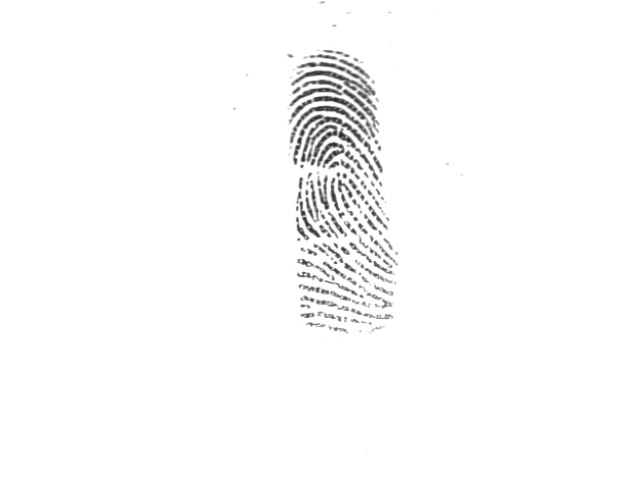
#> input picture images/train/10_2.tif, 640 x 480 px, found by its file name
$ jupyter execute --allow-errors img_only_dataloader_aug.ipynb
#> lines starting #> are read from the running program, lines starting #| are printed output that depends on the picture
### yolov5/utils/__init__.py
# YOLOv5 🚀 by Ultralytics, AGPL-3.0 license
"""
utils/initialization
"""

import contextlib
import platform
import threading


def emojis(str=''):
    # Return platform-dependent emoji-safe version of string
    return str.encode().decode('ascii', 'ignore') if platform.system() == 'Windows' else str


class TryExcept(contextlib.ContextDecorator):
    # YOLOv5 TryExcept class. Usage: @TryExcept() decorator or 'with TryExcept():' context manager
    def __init__(self, msg=''):
        self.msg = msg

    def __enter__(self):
        pass

    # [4 lines left out: function __exit__, not called in this run]


def threaded(func):
    # Multi-threads a target function and returns thread. Usage: @threaded decorator
    # [4 lines left out: function wrapper, not called in this run]

    return wrapper


# [47 lines left out: functions join_threads, notebook_init, not called in this run]

### yolov5/utils/general.py
# YOLOv5 🚀 by Ultralytics, AGPL-3.0 license
"""
General utils
"""

import contextlib
import glob
import inspect
import logging
import logging.config
import math
import os
import platform
import random
import re
import signal
import subprocess
import sys
import time
import urllib
from copy import deepcopy
from datetime import datetime
from itertools import repeat
from multiprocessing.pool import ThreadPool
from pathlib import Path
from subprocess import check_output
from tarfile import is_tarfile
from typing import Optional
from zipfile import ZipFile, is_zipfile

import cv2
import numpy as np
import pandas as pd
import pkg_resources as pkg
import torch
import torchvision
import yaml

# Import 'ultralytics' package or install if if missing
try:
    import ultralytics

    assert hasattr(ultralytics, '__version__')  # verify package is not directory
except (ImportError, AssertionError):
    os.system('pip install -U ultralytics')
    import ultralytics

from ultralytics.utils.checks import check_requirements

from utils import TryExcept, emojis
from utils.downloads import curl_download, gsutil_getsize
from utils.metrics import box_iou, fitness

FILE = Path(__file__).resolve()
ROOT = FILE.parents[1]  # YOLOv5 root directory
RANK = int(os.getenv('RANK', -1))

# Settings
NUM_THREADS = min(8, max(1, os.cpu_count() - 1))  # number of YOLOv5 multiprocessing threads
DATASETS_DIR = Path(os.getenv('YOLOv5_DATASETS_DIR', ROOT.parent / 'datasets'))  # global datasets directory
AUTOINSTALL = str(os.getenv('YOLOv5_AUTOINSTALL', True)).lower() == 'true'  # global auto-install mode
VERBOSE = str(os.getenv('YOLOv5_VERBOSE', True)).lower() == 'true'  # global verbose mode
TQDM_BAR_FORMAT = '{l_bar}{bar:10}{r_bar}'  # tqdm bar format
FONT = 'Arial.ttf'  # https://ultralytics.com/assets/Arial.ttf

torch.set_printoptions(linewidth=320, precision=5, profile='long')
#> (this line was passed over: torch is not available in this run)
np.set_printoptions(linewidth=320, formatter={'float_kind': '{:11.5g}'.format})  # format short g, %precision=5
pd.options.display.max_columns = 10
cv2.setNumThreads(0)  # prevent OpenCV from multithreading (incompatible with PyTorch DataLoader)
os.environ['NUMEXPR_MAX_THREADS'] = str(NUM_THREADS)  # NumExpr max threads
os.environ['OMP_NUM_THREADS'] = '1' if platform.system() == 'darwin' else str(NUM_THREADS)  # OpenMP (PyTorch and SciPy)
os.environ['TF_CPP_MIN_LOG_LEVEL'] = '2'  # suppress verbose TF compiler warnings in Colab


# [4 lines left out: function is_ascii, not called in this run]


def is_chinese(s='人工智能'):
    # Is string composed of any Chinese characters?
    return bool(re.search('[\u4e00-\u9fff]', str(s)))


def is_colab():
    # Is environment a Google Colab instance?
    return 'google.colab' in sys.modules


# [12 lines left out: function is_jupyter, not called in this run]


def is_kaggle():
    # Is environment a Kaggle Notebook?
    return os.environ.get('PWD') == '/kaggle/working' and os.environ.get('KAGGLE_URL_BASE') == 'https://www.kaggle.com'


# [9 lines left out: function is_docker, not called in this run]


def is_writeable(dir, test=False):
    # Return True if directory has write permissions, test opening a file with write permissions if test=True
    if not test:
        return os.access(dir, os.W_OK)  # possible issues on Windows
    file = Path(dir) / 'tmp.txt'
    try:
        with open(file, 'w'):  # open file with write permissions
            pass
        file.unlink()  # remove file
        return True
    except OSError:
        return False


LOGGING_NAME = 'yolov5'


def set_logging(name=LOGGING_NAME, verbose=True):
    # sets up logging for the given name
    rank = int(os.getenv('RANK', -1))  # rank in world for Multi-GPU trainings
    level = logging.INFO if verbose and rank in {-1, 0} else logging.ERROR
    logging.config.dictConfig({
        'version': 1,
        'disable_existing_loggers': False,
        'formatters': {
            name: {
                'format': '%(message)s'}},
        'handlers': {
            name: {
                'class': 'logging.StreamHandler',
                'formatter': name,
                'level': level, }},
        'loggers': {
            name: {
                'level': level,
                'handlers': [name],
                'propagate': False, }}})


set_logging(LOGGING_NAME)  # run before defining LOGGER
LOGGER = logging.getLogger(LOGGING_NAME)  # define globally (used in train.py, val.py, detect.py, etc.)
if platform.system() == 'Windows':
    for fn in LOGGER.info, LOGGER.warning:
        setattr(LOGGER, fn.__name__, lambda x: fn(emojis(x)))  # emoji safe logging


def user_config_dir(dir='Ultralytics', env_var='YOLOV5_CONFIG_DIR'):
    # Return path of user configuration directory. Prefer environment variable if exists. Make dir if required.
    env = os.getenv(env_var)
    if env:
        path = Path(env)  # use environment variable
    else:
        cfg = {'Windows': 'AppData/Roaming', 'Linux': '.config', 'Darwin': 'Library/Application Support'}  # 3 OS dirs
        path = Path.home() / cfg.get(platform.system(), '')  # OS-specific config dir
        path = (path if is_writeable(path) else Path('/tmp')) / dir  # GCP and AWS lambda fix, only /tmp is writeable
    path.mkdir(exist_ok=True)  # make if required
    return path


CONFIG_DIR = user_config_dir()  # Ultralytics settings dir


class Profile(contextlib.ContextDecorator):
    # YOLOv5 Profile class. Usage: @Profile() decorator or 'with Profile():' context manager
    def __init__(self, t=0.0):
        self.t = t
        self.cuda = torch.cuda.is_available()

    def __enter__(self):
        self.start = self.time()
        return self

    def __exit__(self, type, value, traceback):
        self.dt = self.time() - self.start  # delta-time
        self.t += self.dt  # accumulate dt

    # [4 lines left out: function time, not called in this run]


class Timeout(contextlib.ContextDecorator):
    # YOLOv5 Timeout class. Usage: @Timeout(seconds) decorator or 'with Timeout(seconds):' context manager
    # [4 lines left out: function __init__, not called in this run]

    def _timeout_handler(self, signum, frame):
        raise TimeoutError(self.timeout_message)

    # [10 lines left out: functions __enter__, __exit__, not called in this run]


class WorkingDirectory(contextlib.ContextDecorator):
    # Usage: @WorkingDirectory(dir) decorator or 'with WorkingDirectory(dir):' context manager
    def __init__(self, new_dir):
        self.dir = new_dir  # new dir
        self.cwd = Path.cwd().resolve()  # current dir

    def __enter__(self):
        os.chdir(self.dir)

    def __exit__(self, exc_type, exc_val, exc_tb):
        os.chdir(self.cwd)


def methods(instance):
    # Get class/instance methods
    return [f for f in dir(instance) if callable(getattr(instance, f)) and not f.startswith('__')]


# [28 lines left out: functions print_args, init_seeds, not called in this run]


def intersect_dicts(da, db, exclude=()):
    # Dictionary intersection of matching keys and shapes, omitting 'exclude' keys, using da values
    return {k: v for k, v in da.items() if k in db and all(x not in k for x in exclude) and v.shape == db[k].shape}


# [104 lines left out: functions get_default_args, get_latest_run, file_age, file_date, file_size, check_online and 3 more, not called in this run]


def check_python(minimum='3.7.0'):
    # Check current python version vs. required python version
    check_version(platform.python_version(), minimum, name='Python ', hard=True)


def check_version(current='0.0.0', minimum='0.0.0', name='version ', pinned=False, hard=False, verbose=False):
    # Check version vs. required version
    current, minimum = (pkg.parse_version(x) for x in (current, minimum))
    result = (current == minimum) if pinned else (current >= minimum)  # bool
    s = f'WARNING ⚠️ {name}{minimum} is required by YOLOv5, but {name}{current} is currently installed'  # string
    if hard:
        assert result, emojis(s)  # assert min requirements met
    if verbose and not result:
        LOGGER.warning(s)
    return result


# [37 lines left out: functions check_img_size, check_imshow, check_suffix, not called in this run]


def check_yaml(file, suffix=('.yaml', '.yml')):
    # Search/download YAML file (if necessary) and return path, checking suffix
    return check_file(file, suffix)


# [211 lines left out: functions check_file, check_font, check_dataset, check_amp, yaml_load, yaml_save and 4 more, not called in this run]


def clean_str(s):
    # Cleans a string by replacing special characters with underscore _
    return re.sub(pattern='[|@#!¡·$€%&()=?¿^*;:,¨´><+]', repl='_', string=s)


def one_cycle(y1=0.0, y2=1.0, steps=100):
    # lambda function for sinusoidal ramp from y1 to y2 https://arxiv.org/pdf/1812.01187.pdf
    return lambda x: ((1 - math.cos(x * math.pi / steps)) / 2) * (y2 - y1) + y1


def colorstr(*input):
    # Colors a string https://en.wikipedia.org/wiki/ANSI_escape_code, i.e.  colorstr('blue', 'hello world')
    *args, string = input if len(input) > 1 else ('blue', 'bold', input[0])  # color arguments, string
    colors = {
        'black': '\033[30m',  # basic colors
        'red': '\033[31m',
        'green': '\033[32m',
        'yellow': '\033[33m',
        'blue': '\033[34m',
        'magenta': '\033[35m',
        'cyan': '\033[36m',
        'white': '\033[37m',
        'bright_black': '\033[90m',  # bright colors
        'bright_red': '\033[91m',
        'bright_green': '\033[92m',
        'bright_yellow': '\033[93m',
        'bright_blue': '\033[94m',
        'bright_magenta': '\033[95m',
        'bright_cyan': '\033[96m',
        'bright_white': '\033[97m',
        'end': '\033[0m',  # misc
        'bold': '\033[1m',
        'underline': '\033[4m'}
    return ''.join(colors[x] for x in args) + f'{string}' + colors['end']


# [399 lines left out: functions labels_to_class_weights, labels_to_image_weights, coco80_to_coco91_class, xyxy2xywh, xywh2xyxy, xywhn2xyxy and 14 more, not called in this run]


# OpenCV Multilanguage-friendly functions ------------------------------------------------------------------------------------
imshow_ = cv2.imshow  # copy to avoid recursion errors


def imread(filename, flags=cv2.IMREAD_COLOR):
    return cv2.imdecode(np.fromfile(filename, np.uint8), flags)


# [6 lines left out: function imwrite, not called in this run]


def imshow(path, im):
    imshow_(path.encode('unicode_escape').decode(), im)


if Path(inspect.stack()[0].filename).parent.parent.as_posix() in inspect.stack()[-1].filename:
    cv2.imread, cv2.imwrite, cv2.imshow = imread, imwrite, imshow  # redefine

# Variables ------------------------------------------------------------------------------------------------------------

### yolov5/img_only_dataloader_aug.ipynb
[cell 1]
import numpy as np # linear algebra
import pandas as pd # data processing, CSV file I/O (e.g. pd.read_csv)
import os
import torch
import cv2
import matplotlib.pyplot as plt
import glob
from tqdm import tqdm
# from utils.dataloaders import create_dataloader
# from utils.dataloaders import LoadImagesAndLabels
# YOLOv5 🚀 by Ultralytics, AGPL-3.0 license
"""
Dataloaders and dataset utils
"""

import contextlib
import glob
import hashlib
import json
import math
import os
import random
import shutil
import time
from itertools import repeat
from multiprocessing.pool import Pool, ThreadPool
from pathlib import Path
from threading import Thread
from urllib.parse import urlparse

import numpy as np
import psutil
import torch
import torch.nn.functional as F
import torchvision
import yaml
from PIL import ExifTags, Image, ImageOps
from torch.utils.data import DataLoader, Dataset, dataloader, distributed
from tqdm import tqdm

from utils.augmentations import (Albumentations, augment_hsv, classify_albumentations, classify_transforms, copy_paste,
                                 letterbox, mixup, random_perspective)
from utils.general import (DATASETS_DIR, LOGGER, NUM_THREADS, TQDM_BAR_FORMAT, check_dataset, check_requirements,
                           check_yaml, clean_str, cv2, is_colab, is_kaggle, segments2boxes, unzip_file, xyn2xy,
                           xywh2xyxy, xywhn2xyxy, xyxy2xywhn)
from utils.torch_utils import torch_distributed_zero_first

# Parameters
HELP_URL = 'See https://docs.ultralytics.com/yolov5/tutorials/train_custom_data'
IMG_FORMATS = 'bmp', 'dng', 'jpeg', 'jpg', 'mpo', 'png', 'tif', 'tiff', 'webp', 'pfm'  # include image suffixes
VID_FORMATS = 'asf', 'avi', 'gif', 'm4v', 'mkv', 'mov', 'mp4', 'mpeg', 'mpg', 'ts', 'wmv'  # include video suffixes
LOCAL_RANK = int(os.getenv('LOCAL_RANK', -1))  # https://pytorch.org/docs/stable/elastic/run.html
RANK = int(os.getenv('RANK', -1))
PIN_MEMORY = str(os.getenv('PIN_MEMORY', True)).lower() == 'true'  # global pin_memory for dataloaders

[cell 2]
class CustomDataset(Dataset):
    def __init__(self,
                 path,
                 img_size=640,
                 batch_size=16,
                 augment=False,
                 hyp=None,
                 rect=False,
                 image_weights=False,
                 cache_images=False,
                 single_cls=False,
                 stride=32,
                 pad=0.0,
                 min_items=0,
                 prefix=''):
#> called with img_size = 640, batch_size = 2, augment = False, rect = True, image_weights = False, cache_images = False, single_cls = False, stride = 32
        self.path = path
        self.im_files = [os.path.join(self.path, filename) for filename in os.listdir(self.path)]
        self.indices = range(len(self.im_files))
        self.img_size = img_size
        # self.batch_size = batch_size
        self.ims = [None] * len(self.im_files)
        self.im_hw0 = [None] * len(self.im_files)
        self.im_hw = [None] * len(self.im_files)
        self.npy_files = []
        self.augment = augment
        self.shapes = np.array([cv2.imread(img_fn).shape[:2] for img_fn in self.im_files])
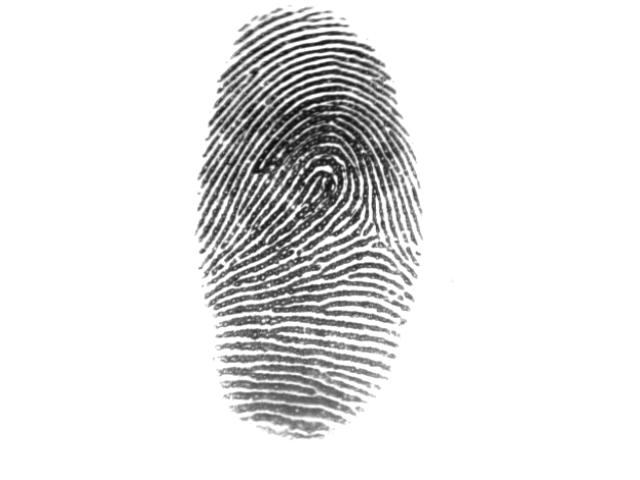
#> input picture images/train/11_4.tif, 640 x 480 px, found by its file name
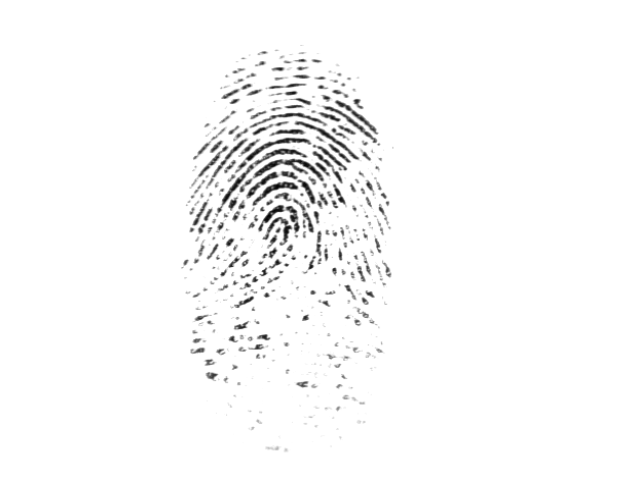
#> input picture images/train/11_7.tif, 640 x 480 px, found by its file name
#> self.shapes = [[480, 640], [480, 640], [480, 640]]
        self.rect = rect
        self.template = cv2.imread('/home/somusan/somusan/soumyadip/interview/lens_assignment/1_3_crop.tif')
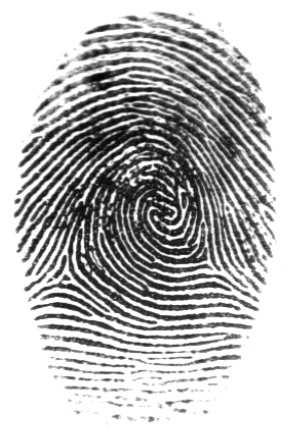
#> input picture yolov5/1_3_crop.tif, 288 x 433 px, found by its file name
#> self.template is the input picture: shape (433, 288, 3); min 1, max 255, mean 182.3
        self.hyp = hyp
        self.albumentations = Albumentations(size=img_size) if augment else None

        # Create indices
        n = len(self.shapes)  # number of images
#> n = 3
        bi = np.floor(np.arange(n) / batch_size).astype(int)  # batch index
#> bi = [0, 0, 1]
        nb = bi[-1] + 1  # number of batches
#> nb = 2
        self.batch = bi  # batch index of image
#> self.batch = [0, 0, 1]
        self.n = n
#> self.n = 3
        self.indices = range(n)

        #labels temp
        dummy_labels = np.random.rand(1, 5)
        dummy_labels[:, 0] = [0.0]
        self.labels = [dummy_labels] * n
#> self.labels = [[[0, 0.715, 0.603, 0.545, 0.424]], [[0, 0.715, 0.603, 0.545, 0.424]], [[0, 0.715, 0.603, 0.545, 0.424]]]


        # Rectangular Training
        if self.rect:
            # Sort by aspect ratio
            s = self.shapes  # wh
#> s = [[480, 640], [480, 640], [480, 640]]
            ar = s[:, 1] / s[:, 0]  # aspect ratio
#> ar = [1.33, 1.33, 1.33]
            irect = ar.argsort()
#> irect = [0, 1, 2]
            self.im_files = [self.im_files[i] for i in irect]
#> self.im_files = 3 items
            self.shapes = s[irect]  # wh
            ar = ar[irect]

            # Set training image shapes
            shapes = [[1, 1]] * nb
#> shapes = [[1, 1], [1, 1]]
            for i in range(nb):
                ari = ar[bi == i]
                mini, maxi = ari.min(), ari.max()
                if maxi < 1:
                    shapes[i] = [maxi, 1]
                elif mini > 1:
                    shapes[i] = [1, 1 / mini]
#> this loop made 2 passes
#> (mini, maxi) on pass 1: (1.33, 1.33)
#> after the loop, shapes = [[1, 0.75], [1, 0.75]]

            self.batch_shapes = np.ceil(np.array(shapes) * img_size / stride + pad).astype(int) * stride
#> self.batch_shapes = [[640, 480], [640, 480]]
            # print(self.batch_shapes)


    # [57 lines left out: functions get_img_cropped, load_image, get_labels, not called in this run]

    def __len__(self):
        return len(self.im_files)

    def __getitem__(self, index):

#> called with index = 3
        index_list = [i for i in range(0, len(self.im_files))]
#> index_list = [0, 1, 2]
        index_list.remove(index)
        rand_idx = random.choice(index_list)

        index = self.indices[index]  # linear, shuffled, or image_weights
        index1 = self.indices[rand_idx]  # linear, shuffled, or image_weights

        hyp = self.hyp

        combined_image = np.zeros((self.img_size, self.img_size, 3))
        combo_shapes = None

        # Load image
        img, (h0, w0), (h, w) = self.load_image(index)
        img1, (h01, w01), (h1, w1) = self.load_image(index1)
        # H, W, C = img.shape
        # max_img_size = max(H,W)

        # Letterbox
        shape = self.batch_shapes[self.batch[index]] if self.rect else self.img_size  # final letterboxed shape
        img, ratio, pad = letterbox(img, shape, auto=False, scaleup=self.augment)
        shapes = (h0, w0), ((h / h0, w / w0), pad)  # for COCO mAP rescaling


        shape1 = self.batch_shapes[self.batch[index1]] if self.rect else self.img_size  # final letterboxed shape
        img1, ratio1, pad1 = letterbox(img1, shape1, auto=False, scaleup=self.augment)
        shapes1 = (h01, w01), ((h1 / h01, w1 / w01), pad1)  # for COCO mAP rescaling


        # labels = self.labels[index].copy()
        # labels1 = self.labels[index1].copy()
        labels = self.get_labels(img, self.template)
        labels1 = self.get_labels(img1, self.template)


        # print("=-----------------------")
        # print(labels1[0][1:]*img.shape[0])
        center_x, center_y, width, height = labels[0][1:]
        center_x1, center_y1, width1, height1 = labels1[0][1:]
        # print(center_x1, center_y1, width1, height1)
        # print(int(center_x1), int(center_y1), int(width1), int(height1))
        cropped_img = self.get_img_cropped(center_x, center_y, width, height, img)
        cropped_img1 = self.get_img_cropped(center_x1, center_y1, width1, height1, img1)

        # return [cropped_img, cropped_img1]
        new_width = 100
        new_height = 100
        resized_image1 = cv2.resize(cropped_img, (new_width, new_height))
        resized_image2 = cv2.resize(cropped_img1, (new_width, new_height))

        ht, wd = img.shape[:2]
        max_img_size = max(ht, wd)
        combined_image = np.ones((ht, wd, 3), dtype=np.uint8) * 255

        paste_x1 = random.randint(0, wd - new_width)
        paste_y1 = random.randint(0, ht - new_height)
        paste_x2 = random.randint(0, wd - new_width)
        paste_y2 = random.randint(0, ht - new_height)

        combined_image[paste_y1:paste_y1+new_height, paste_x1:paste_x1+new_width] = resized_image1
        combined_image[paste_y2:paste_y2+new_height, paste_x2:paste_x2+new_width] = resized_image2

        bottom_right = (paste_x1, paste_y1)
        top_left = (paste_x1+new_width, paste_y1+new_height)

        center_x = (bottom_right[0] + top_left[0]) // 2
        center_y = (bottom_right[1] + top_left[1]) // 2


        # center_point = (center_x, center_y)


        bottom_right1 = (paste_x2, paste_y2)
        top_left1 = (paste_x2+new_width, paste_y2+new_height)

        center_x1 = (bottom_right1[0] + top_left1[0]) // 2
        center_y1 = (bottom_right1[1] + top_left1[1]) // 2


        # center_point1 = (center_x1, center_y1)

        # labels = (center_x, center_y, new_width, new_height)
        # labels1 = (center_x1, center_y1, new_width, new_height)

        self.labels = np.array([[labels[0][0], center_x, center_y, new_width, new_height],
                        [labels1[0][0], center_x1, center_y1, new_width, new_height]])/max_img_size
        self.labels = self.labels.tolist()


        labels_main = np.array([[labels[0][0], center_x, center_y, new_width, new_height],
                            [labels1[0][0], center_x1, center_y1, new_width, new_height]])/max_img_size


        combo_shape = self.img_size  # final letterboxed shape
        combined_image, combo_ratio, combo_pad = letterbox(combined_image, combo_shape, auto=False, scaleup=self.augment)
        combo_shapes = (h01, w01), ((h1 / h01, w1 / w01), combo_pad)  # for COCO mAP rescaling
        combined_image = combined_image.astype(np.uint8)

        if labels_main.size:# and labels1.size:  # normalized xywh to pixel xyxy format
            labels_main[:, 1:] = xywhn2xyxy(labels_main[:, 1:], combo_ratio[0] * w, combo_ratio[1] * h, padw=combo_pad[0], padh=combo_pad[1])
            # labels1[:, 1:] = xywhn2xyxy(labels1[:, 1:], ratio1[0] * w1, ratio1[1] * h1, padw=pad1[0], padh=pad1[1])
            # print(labels_main)

        if self.augment:
            combined_image, labels_main = random_perspective(combined_image,
                                            labels_main,
                                            degrees=hyp['degrees'],
                                            translate=hyp['translate'],
                                            scale=hyp['scale'],
                                            shear=hyp['shear'],
                                            perspective=hyp['perspective'])

        # print("*******************************")
        # print(combined_image)
        nl = len(labels_main)  # number of labels_main
        # nl1 = len(labels1)  # number of labels_main
        if nl:# and nl1:
            labels_main[:, 1:5] = xyxy2xywhn(labels_main[:, 1:5], w=combined_image.shape[1], h=combined_image.shape[0], clip=True, eps=1E-3)
            # [25 lines of commented-out code are left out]


        labels_out = torch.zeros((nl, 6))
        # labels_out1 = torch.zeros((nl1, 6))
        if nl:# and nl1:
            labels_out[:, 1:] = torch.from_numpy(labels_main)
            # labels_out1[:, 1:] = torch.from_numpy(labels1)

        # Convert
        combined_image = combined_image.transpose((2, 0, 1))[::-1]  # HWC to CHW, BGR to RGB
        combined_image = np.ascontiguousarray(combined_image)

        return torch.from_numpy(combined_image), labels_out, self.im_files[index], combo_shapes
